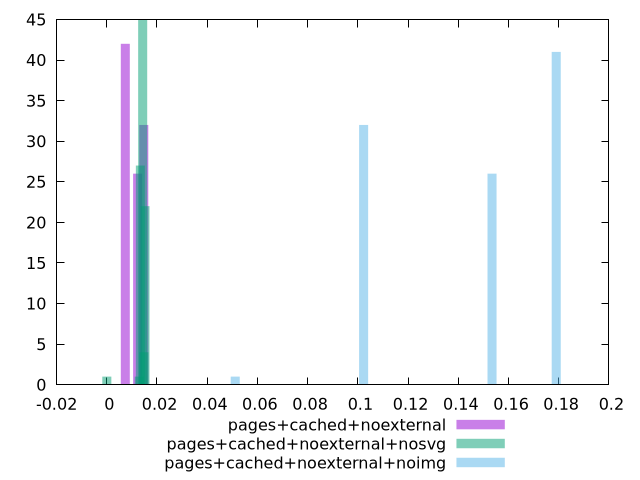

Write gnuplot code to recreate this figure.
$_pagesCachedNoexternal <<EOF
0.014713055838066681 32
0.007356527919033341 42
0.012260879865055568 26
EOF
$_pagesCachedNoexternalNosvg <<EOF
0.014735945819013482 4
0.013354450898480969 27
0.01427544751216931 45
0.015196444125857654 22
0.012893952591636797 1
0 1
EOF
$_pagesCachedNoexternalNoimg <<EOF
0.179021865403974 41
0.10229820880227085 32
0.15344731320340627 26
0.051149104401135424 1
EOF
set key outside below
set terminal pngcairo
set output "report_00005_2020-11-02T22-26-11.212Z/largest-contentful-paint/largest-contentful-paint_pages+cached+noexternal_pages+cached+noexternal+nosvg_pages+cached+noexternal+noimg+hist.png"
set boxwidth 0.00358043730807948
set style fill transparent solid 0.5 noborder
set yrange [0:45]
plot $_pagesCachedNoexternal title "pages+cached+noexternal" with boxes ,$_pagesCachedNoexternalNosvg title "pages+cached+noexternal+nosvg" with boxes ,$_pagesCachedNoexternalNoimg title "pages+cached+noexternal+noimg" with boxes ,
